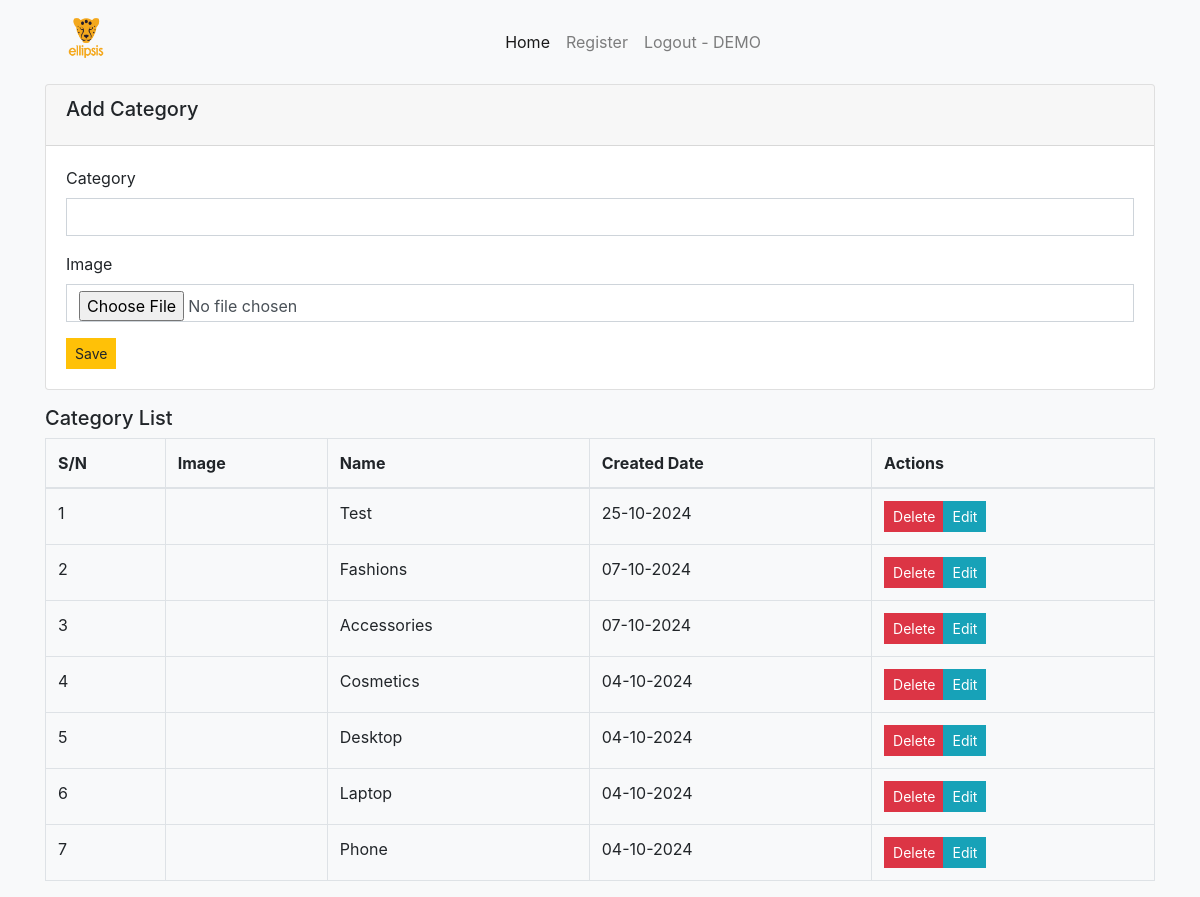
The page / (signed in) on the database as committed earlier.
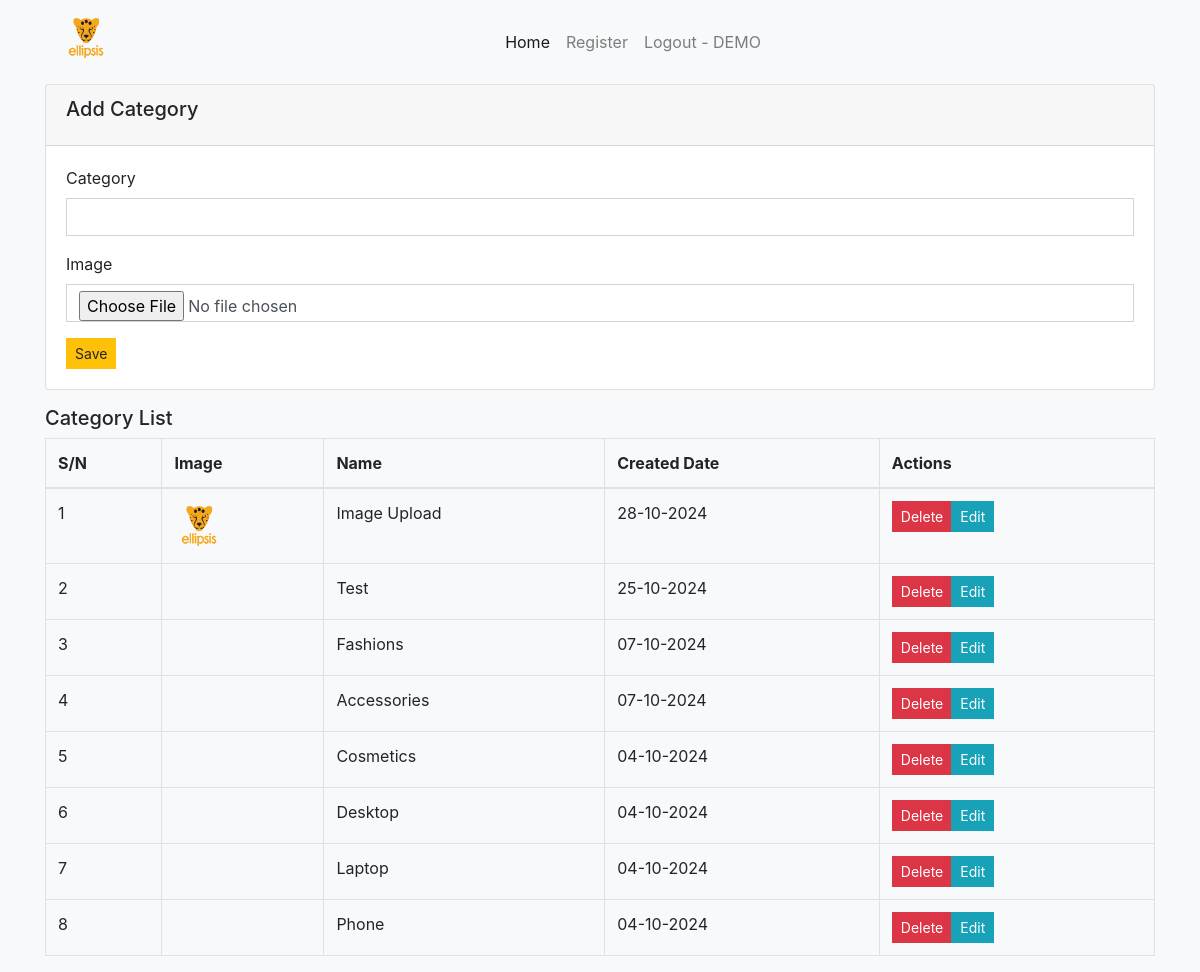
The same page on the database as committed later.
### app/models.py (models this page shows, shortened)
class Category(models.Model):
    name = models.CharField(max_length=30)
    image = models.ImageField(upload_to='categories/', blank=True, null=True)
    created_at = models.DateTimeField(auto_now_add=True)

### app/views.py (the view)
# urls.py: path('', views.home, name='home'),
@login_required(login_url='user_signup')
def home(request):
    categories = Category.objects.all().order_by('-id')
    return render(request, 'category/index.html', {'categories': categories})

### app/templates/category/index.html
{% extends 'base.html' %}
{% block content %}
{% include "includes/category/add.html" %}
<div class="mt-3">
    <h5>Category List</h2>
    <div class="table-responsive">
        <table class="table table-bordered">
            <thead>
                <th>S/N</th>
                <th>Image</th>
                <th>Name</th>
                <th>Created Date</th>
                <th>Actions</th>
            </thead>
            <tbody>
                {% for category in categories %}
                <tr>
                    <td> {{ forloop.counter}} </td>
                    <td>
                     {% if category.image%}
                     <img width="50" height="50" src="{{category.image.url}}" alt="">
                     {% endif %}
                    </td>
                    <td> {{ category.name }} </td>
                    <td> {{ category.created_at|date:'d-m-Y' }} </td>
                    <td>
                        <div class="btn-group">
                            <a href="{% url 'delete_category' category.id %}" class="btn btn-danger btn-sm rounded-0" onclick="return confirm('Are you sure you want to delete this category?')">Delete</a>
                            <a href="{% url 'edit_category' category.id %}" class="btn btn-info btn-sm rounded-0" onclick="return confirm('Are you sure you want to edit this category?')">Edit</a>
                        </div>
                    </td>
                </tr>
                {% endfor %}
            </tbody>
        </table>
    </div>
</div>
{% endblock %}

### app/templates/base.html (shortened to what this page needs)
{% load static %}
<!DOCTYPE html>
<html lang="en">
<head>
    <link rel="stylesheet" href="{% static 'css/index.css' %}">
    <link rel="stylesheet" href="https://cdn.jsdelivr.net/npm/bootstrap@4.6.2/dist/css/bootstrap.min.css">
</head>
<body class="bg-light">
    <div class="container">
    {% include "includes/navbar.html" %}
    {% block content %}
    {% endblock %}
    </div>
</body>
</html>

### app/templates/includes/navbar.html (shortened to what this page needs)
{% load static %}
<nav class="navbar navbar-expand-lg navbar-light bg-light">
    <a class="navbar-brand text-warning h2 font-weight-bold" href="{% url 'home' %}">
      <img class="dope-logo" src="{% static 'img/dope.png' %}" alt="DOPE">
    </a>
    <div class="collapse navbar-collapse" id="navbarNav">
      <ul class="navbar-nav mx-auto">
        <li class="nav-item active">
          <a class="nav-link" href="{% url 'home' %}">Home <span class="sr-only">(current)</span></a>
        </li>
          <a class="nav-link" href="{% url 'user_signup' %}">Register</a>
          <a class="nav-link" href="{% url 'user_logout' %}">Logout - {{request.user.username|upper}} </a>
      </ul>
    </div>
  </nav>

### app/templates/includes/category/add.html (shortened to what this page needs)
<div class="card">
    <div class="card-header">
        <h5 class="card-title">Add Category</h5>
    </div>
    <div class="card-body">
        <form action="{% url 'add_category' %}" method="post" enctype="multipart/form-data">
            <div class="form-group">
                <label for="first">Category</label>
                <input class="form-control rounded-0" type="text" name="name" id="fisrt" required>
            </div>
            <div class="form-group">
                <label for="first">Image</label>
                <input class="form-control rounded-0" type="file" name="image" id="fisrt" required>
            </div>
            <button class="btn btn-warning btn-sm rounded-0" type="submit">Save</button>
        </form>
    </div>
   </div>

### app/static/css/index.css (style rules this page uses)
.dope-logo { width: 50px; height: 50px; }

Rows that differ between the two databases and show on the page:
added Category: image (picture), name "Image Upload", created_at "28-10-2024"
